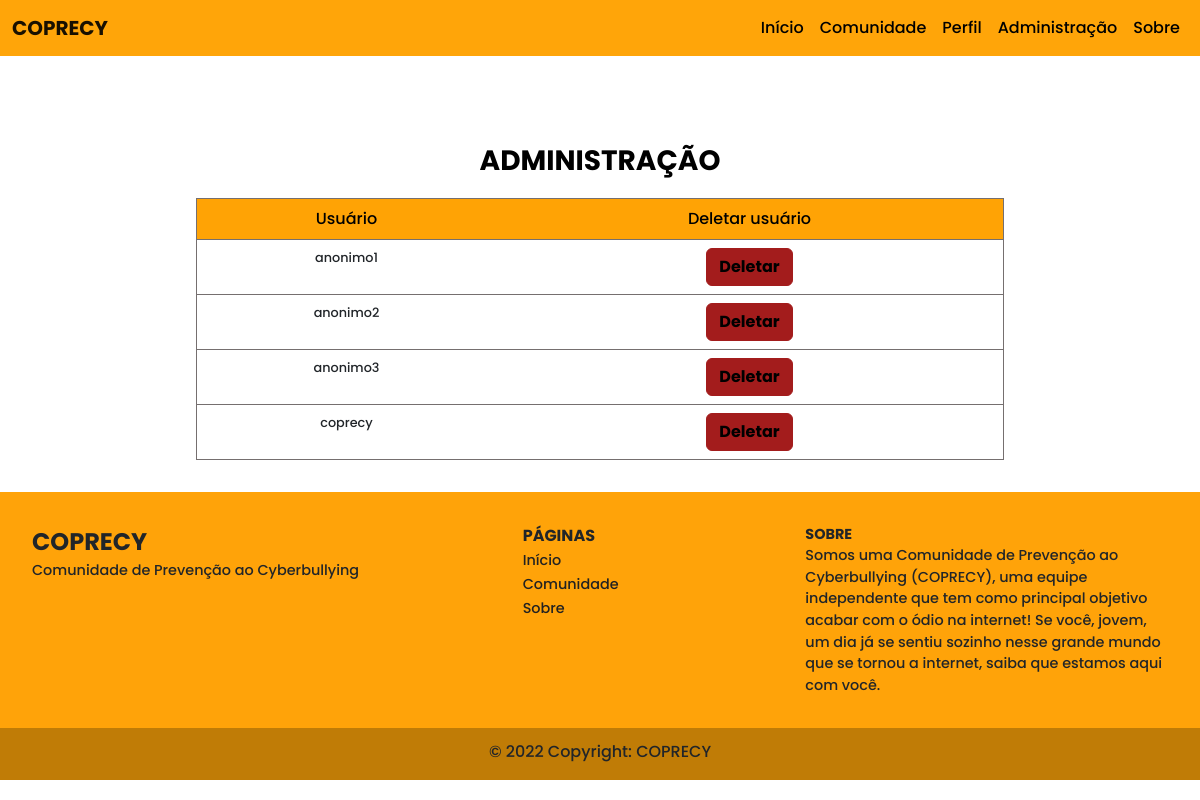
The page /administracao.php (signed in) on the database its author committed.
### tables this page shows
CREATE TABLE usuario (
  email varchar(50) NOT NULL,
  senha varchar(100) NOT NULL,
  nome varchar(50) PRIMARY KEY NOT NULL,
  perfil varchar(10) DEFAULT "comum"
);

### administracao.php (the view, shortened to what this page needs)
<!DOCTYPE html>
<HTML lang="pt-br">
<HEAD>
    <link rel="stylesheet" type="text/css" href="style.css">
    <link href="https://cdn.jsdelivr.net/npm/bootstrap@5.2.1/dist/css/bootstrap.min.css" rel="stylesheet">
</HEAD>
<BODY id ="body">
<?php include("menu.php"); ?>
<div class="container-sm p-3" id="painel">
<h3> ADMINISTRAÇÃO </h3>
<?php
include("conexao.php");
	try {
		$dbh->setAttribute(PDO::ATTR_ERRMODE, PDO::ERRMODE_EXCEPTION);
		$sth = $dbh->prepare("select usuario.nome from usuario;");
		$sth->execute();
		$result = $sth->fetchAll(PDO::FETCH_ASSOC);
        if(!empty($result)){
                echo '<div class="table-responsive" id="tabeladiv">
                <table class="table" id="tabela"> ';
                echo '<thead>';
                echo'<th>Usuário</th>';
                echo'<th>Deletar usuário</th>';
                echo '</thead>';
                echo'<tbody>';
            foreach($result as $row) {
                    echo '<td>'. $row['nome'] . '</td>';
                    echo "<td><a href='excluir_usuario.php?nome=".$row["nome"]."'class='btn' id='btnexcluir'> Deletar </a></td>";
                echo '</tbody>';
            }
            echo '</table></div>';
        }
	} catch (PDOException $e) {
		print "Error!: " . $e->getMessage() . "<br/><br><a href='painel.php'>voltar</a>";
		die();
    }
?>
</div>
<?php include("footer.php"); ?>
</BODY>
</HTML>

### menu.php (shortened to what this page needs)
<?php if(empty($_SESSION["nome"]) ){ ?>
<nav class="navbar navbar-expand-sm fixed-top" id="navbar">
  <div class="container-fluid">
    <a class="navbar-brand" href="index.php">COPRECY</a>
    <button class="navbar-toggler" type="button" data-bs-toggle="collapse" data-bs-target="#collapsibleNavbar">
      <span class="navbar-toggler-icon"></span>
    </button>
    <div class="collapse navbar-collapse" id="collapsibleNavbar">
      <ul class="navbar-nav">
        <li class="nav-item">
          <a class="nav-link" href="index.php">Início</a>
        </li>
        <li class="nav-item">
          <a class="nav-link" href="comunidade.php">Comunidade</a>
        </li>
        <li class="nav-item">
          <a class="nav-link" href="login.php">Entrar</a>
        </li>
        <li class="nav-item">
          <a class="nav-link" href="sobre.php">Sobre</a>
        </li>
      </ul>
    </div>
  </div>
</nav>
<?php } else if ($_SESSION["perfil"] == 'adm') { ?>
<nav class="navbar navbar-expand-sm fixed-top" id="navbar">
  <div class="container-fluid">
    <a class="navbar-brand" href="index.php">COPRECY</a>
    <div class="collapse navbar-collapse" id="collapsibleNavbar">
      <ul class="navbar-nav">
        <li class="nav-item">
          <a class="nav-link" href="index.php">Início</a>
        </li>
        <li class="nav-item">
          <a class="nav-link" href="comunidade.php">Comunidade</a>
        </li>
        <li class="nav-item">
          <a class="nav-link" href="painel.php">Perfil</a>
        </li>
        <li class="nav-item">
          <a class="nav-link" href="administracao.php">Administração</a>
        </li>
        <li class="nav-item">
          <a class="nav-link" href="sobre.php">Sobre</a>
        </li>
      </ul>
    </div>
  </div>
</nav>
<?php } else if ($_SESSION["perfil"] == 'comum') { ?>
<nav class="navbar navbar-expand-sm fixed-top" id="navbar">
  <div class="container-fluid">
    <a class="navbar-brand" href="index.php">COPRECY</a>
    <button class="navbar-toggler" type="button" data-bs-toggle="collapse" data-bs-target="#collapsibleNavbar">
      <span class="navbar-toggler-icon"></span>
    </button>
    <div class="collapse navbar-collapse" id="collapsibleNavbar">
      <ul class="navbar-nav">
        <li class="nav-item">
          <a class="nav-link" href="index.php">Início</a>
        </li>
        <li class="nav-item">
          <a class="nav-link" href="comunidade.php">Comunidade</a>
        </li>
        <li class="nav-item">
          <a class="nav-link" href="painel.php">Perfil</a>
        </li>
        <li class="nav-item">
          <a class="nav-link" href="sobre.php">Sobre</a>
        </li>
      </ul>
    </div>
  </div>
</nav>
<?php } ?>

### footer.php
<div class="container-fluid" id="footer">
<div class="row" id="row">
  <div class="col-sm-4" id="logof"><b>COPRECY</b>
  <br><p id="textlogo">Comunidade de Prevenção ao Cyberbullying</p>
</div>
  <div class="col-sm-4" id="pgs"><b>PÁGINAS</b><br>
  <a href="index.php" id="textfooter">Início</a><br>
  <a href="comunidade.php" id="textfooter">Comunidade</a><br>
  <a href="sobre.php" id="textfooter">Sobre</a>
  </div>
  <div class="col-sm-4" id="sbr"><b>SOBRE</b><br>
  Somos uma Comunidade de Prevenção ao Cyberbullying (COPRECY),
    uma equipe independente que tem como principal objetivo acabar com o ódio na internet! Se você,
    jovem, um dia já se sentiu sozinho nesse grande mundo que se tornou a internet, saiba que estamos aqui com você.</div>
</div>
</div>
<div class="container-fluid" id="footer2">
<p id="copyright">© 2022 Copyright: COPRECY</p>
</div>

### style.css (style rules this page uses)
* { font-family: "Poppins", sans-serif; font-weight: 500; margin: 0; padding: 0; }
#body { padding: 0; margin: 0; }
.navbar-nav { margin-left: auto; }
#navbar { background-color: #ffa509; text-align: right; }
.navbar-brand { font-weight: 700; }
.navbar-nav li a { text-decoration: none; color: #000; }
#painel { width: 70%; color:rgb(54, 54, 54); margin-top: 8em; }
#painel h3 { color:#000; text-align: center; font-weight: 700; margin-bottom: 20px; }
#tabela thead { background-color: #ffa305; color: #000; text-align: center; border:1px solid rgb(117, 111, 111); }
#tabela tbody { text-align: center; border:1px solid rgb(117, 111, 111); }
#tabela td { font-size: 0.8em; }
#tabela { text-align: center; }
#btnexcluir { background-color: #a31c1c; border-color: #a31c1c; color:#000; text-align: center; font-weight: 700; }
#footer { padding: 2em; background-color: #FFA309; }
#textlogo { font-size: 0.6em; }
#logof { font-size: 1.5em; }
#textfooter { font-size: 0.9em; text-decoration: none; color: rgb(34, 34, 34); }
#pgs { font-size: 1em; padding-left: 10%; }
#sbr { font-size: 0.9em; }
#footer2 { background-color: #c07c06; text-align: center; padding: 0.01em; }
#copyright { margin-top: 0.7em; }

### rows shown on the page
usuario: nome "anonimo1"
usuario: nome "anonimo2"
usuario: nome "anonimo3"
usuario: nome "coprecy"
